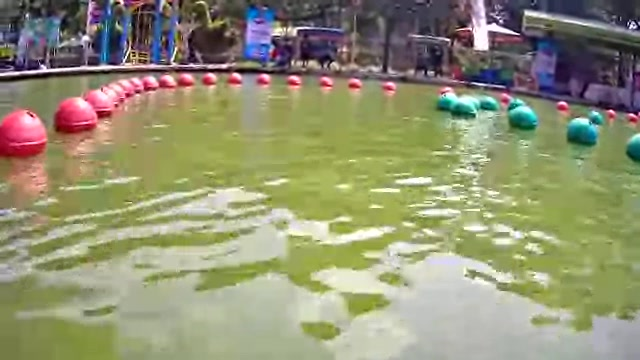
#> input picture opencv/GAMBARNYA NICH.jpg, 640 x 360 px
$ python hsv_picker.py
#> lines starting #> are read from the running program, lines starting #| are printed output that depends on the picture
import cv2
import numpy as np

def mouse_callback(event, x, y, flags, param):
    if event == cv2.EVENT_LBUTTONDOWN:
        image = param
        # Get the BGR color of the pixel
        bgr_color = image[y, x]

        # Convert to HSV
        hsv_color = cv2.cvtColor(np.uint8([[bgr_color]]), cv2.COLOR_BGR2HSV)[0][0]

        print(f"Clicked at ({x}, {y})")
        print(f"BGR: {bgr_color}")
        print(f"HSV: {hsv_color}")
        print(f"Suggested Lower Bound: [{max(0, hsv_color[0]-10)}, {max(0, hsv_color[1]-40)}, {max(0, hsv_color[2]-40)}]")
        print(f"Suggested Upper Bound: [{min(179, hsv_color[0]+10)}, {min(255, hsv_color[1]+40)}, {min(255, hsv_color[2]+40)}]")
        print("-" * 20)

def main():
    image_path = 'GAMBARNYA NICH.jpg'
    image = cv2.imread(image_path)
#> image is the input picture: shape (360, 640, 3); mean B, G, R 115.6, 145.8, 146.1

    if image is None:
        print(f"Error: Could not load image from {image_path}")
        return

    # Resize for better view if needed
    image = cv2.resize(image, (640, 480))
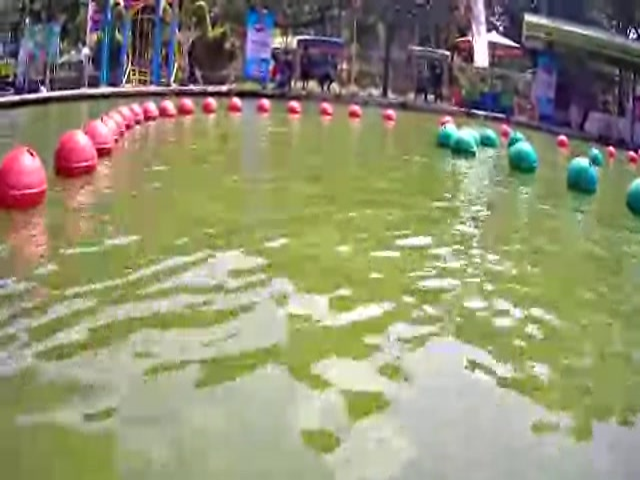
#> image: shape (480, 640, 3); mean B, G, R 115.6, 145.8, 146.1

    cv2.namedWindow('HSV Picker')
    cv2.setMouseCallback('HSV Picker', mouse_callback, image)

    print("Klik pada bola merah atau hijau untuk melihat nilai HSV-nya.")
    print("Tekan ESC untuk keluar.")

    while True:
        cv2.imshow('HSV Picker', image)
        k = cv2.waitKey(1) & 0xFF
#> (key Esc is pressed here)
        if k == 27: # ESC
            break

    cv2.destroyAllWindows()

if __name__ == "__main__":
    main()
